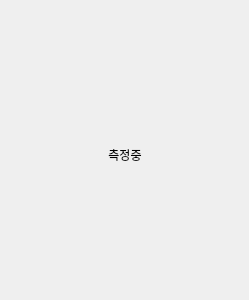
<?xml version="1.0" encoding="UTF-8"?>
<ui version="4.0">
 <class>Form</class>
 <widget class="QWidget" name="Form">
  <property name="geometry">
   <rect>
    <x>0</x>
    <y>0</y>
    <width>249</width>
    <height>300</height>
   </rect>
  </property>
  <property name="windowTitle">
   <string>Form</string>
  </property>
  <widget class="QLabel" name="label">
   <property name="geometry">
    <rect>
     <x>10</x>
     <y>10</y>
     <width>230</width>
     <height>291</height>
    </rect>
   </property>
   <property name="sizePolicy">
    <sizepolicy hsizetype="Preferred" vsizetype="Preferred">
     <horstretch>0</horstretch>
     <verstretch>0</verstretch>
    </sizepolicy>
   </property>
   <property name="maximumSize">
    <size>
     <width>230</width>
     <height>500</height>
    </size>
   </property>
   <property name="focusPolicy">
    <enum>Qt::TabFocus</enum>
   </property>
   <property name="lineWidth">
    <number>4</number>
   </property>
   <property name="text">
    <string>측정중</string>
   </property>
   <property name="textFormat">
    <enum>Qt::AutoText</enum>
   </property>
   <property name="alignment">
    <set>Qt::AlignCenter</set>
   </property>
  </widget>
 </widget>
 <resources/>
 <connections/>
</ui>
